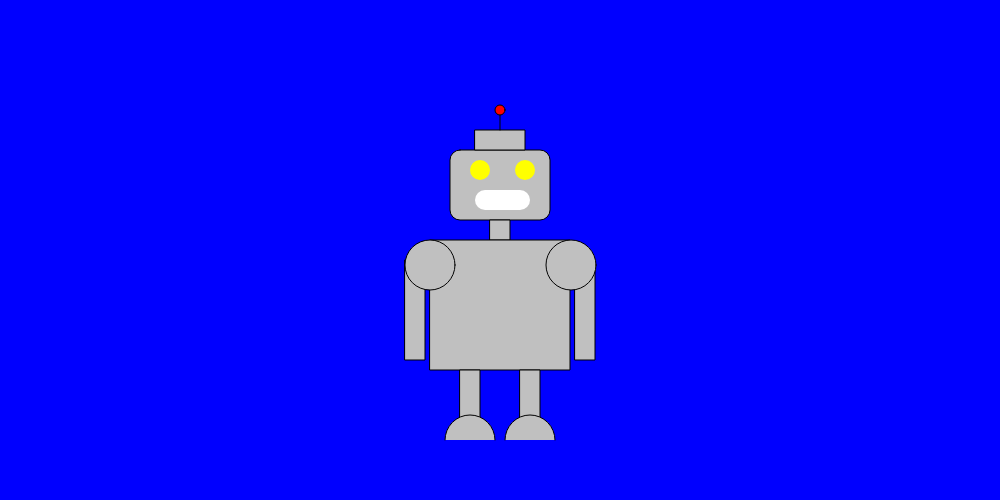
Frame 1 (no input)
Frame 60 (no input): identical to frame 1, image omitted
Frame 120 (the mouse pressed at the canvas centre since frame 60): identical to frame 1, image omitted

The p5.js sketch that drew this single still picture (run headless with seeded random() and noise() and a simulated clock; from frame 60 on, the mouse is pressed at the canvas centre):

// p5.js sketch
// ── sketch.js
/* BOILERPLATE

function setup() {
  createCanvas(1000, 500)
  background('blue')
  rect(450, 150, 100, 70, 10)
  rect(475, 130, 50, 20)
  line(500, 110, 500, 130)
  ellipse(500, 110, 10, 10)
  ellipse(480, 170, 20, 20)
  ellipse(525, 170, 20, 20)
  rect(475, 190, 55, 20, 10)
  rect(490, 220, 20, 20)
  rect(430, 240, 140, 130)
  rect(460, 370, 20, 50)
  rect(520, 370, 20, 50)
  arc(470, 440, 50, 50, PI, TWO_PI)
  arc(530, 440, 50, 50, PI, TWO_PI)
  ellipse(571, 265, 50, 50)
  ellipse(430, 265, 50, 50)
  rect(575, 260, 20, 100)
  rect(405, 260, 20, 100)
 
}
 
function draw() {
 
}
*/


// код приведен как пример, ученик сам может придумать как раскрасить робота. главное использовать функции fill() stroke() и noStroke() и переместить строительство плечей вниз
function setup() {
  createCanvas(1000, 500)
  background('blue')
  fill('silver')
  rect(450, 150, 100, 70, 10)
  rect(475, 130, 50, 20)
  line(500, 110, 500, 130)
  fill('red')
  ellipse(500, 110, 10, 10)
  fill('yellow')
  noStroke()
  ellipse(480, 170, 20, 20)
  ellipse(525, 170, 20, 20)
  fill('white')
  rect(475, 190, 55, 20, 10)
  stroke('black')
  fill('silver')
  rect(490, 220, 20, 20)
  rect(430, 240, 140, 130)
  rect(460, 370, 20, 50)
  rect(520, 370, 20, 50)
  arc(470, 440, 50, 50, PI, TWO_PI)
  arc(530, 440, 50, 50, PI, TWO_PI)
  rect(575, 260, 20, 100)
  rect(405, 260, 20, 100)
  ellipse(571, 265, 50, 50)
  ellipse(430, 265, 50, 50)

 
}
 
function draw() {
 
}
